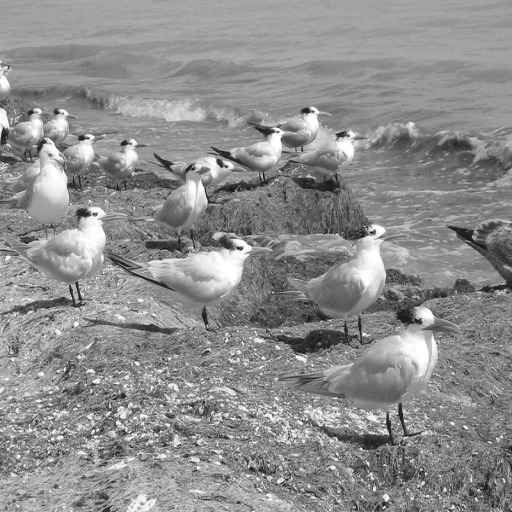
#> input picture Image_Dataset/Original_Images/Image_a.jpg, 512 x 512 px; its folder holds only this picture in this run
$ jupyter execute SpeckleNoise.ipynb
#> lines starting #> are read from the running program, lines starting #| are printed output that depends on the picture
[cell 1]
import os
import cv2
import numpy as np

[cell 2]
def add_speckle_noise(image, mean=0, std_dev=0.05):
    noise = np.random.normal(mean, std_dev, image.shape).astype(np.float32)
    noisy_image = image.astype(np.float32) + image.astype(np.float32) * noise
    noisy_image = np.clip(noisy_image, 0, 255).astype(np.uint8)
    return noisy_image

[cell 3]
source_folder = "../Image_Dataset/Original_Images"
destination_folder = "../Image_Dataset/Speckle_Images"
if not os.path.exists(destination_folder):
    os.makedirs(destination_folder)

[cell 4]
for filename in os.listdir(source_folder):
    image_path = os.path.join(source_folder, filename)
    if filename.lower().endswith(('.png', '.jpg', '.jpeg')):
        image = cv2.imread(image_path, cv2.IMREAD_GRAYSCALE)
#> image is the input picture: shape (512, 512); min 3, max 255, mean 141.7
        if image is not None:
            mean = 0
            std_dev = 0.05
            noisy_image = add_speckle_noise(image, mean, std_dev)
#> in add_speckle_noise, `noisy_image = image.astype(np.float32) + image.astype(np.float32) * no..`:
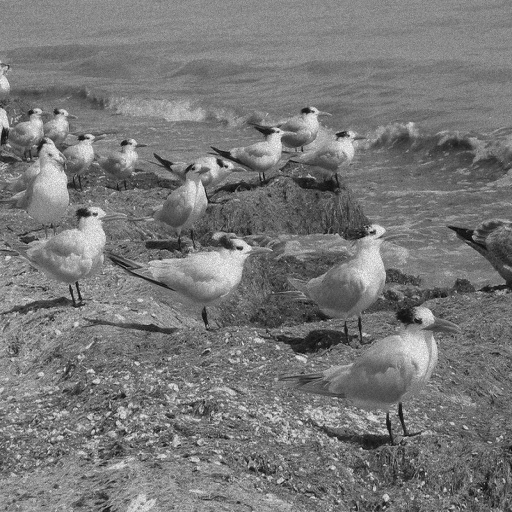
#> noisy_image: shape (512, 512) float32; min 2.93, max 296.6, mean 141.7; drawn with min black and max white
            noisy_image_path = os.path.join(destination_folder, f"SpeckeNoise_{filename}")
            cv2.imwrite(noisy_image_path, noisy_image)
            print(f"Processed and saved: {noisy_image_path}")
        else:
            print(f"Failed to read image: {image_path}")

print("Add Speckle noise successfully!")


$ run again, on Image_Dataset/Original_Images/Image_f.jpg
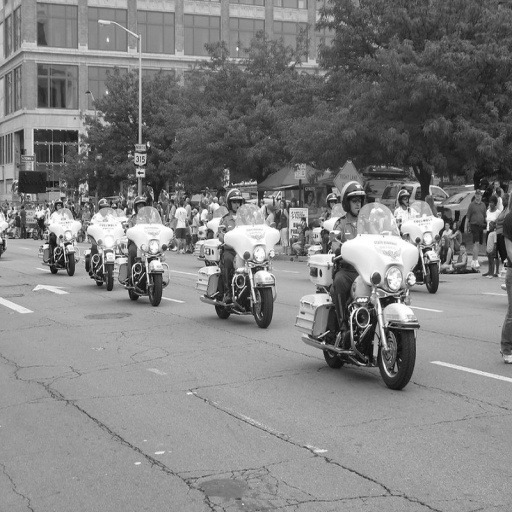
#> input picture Image_Dataset/Original_Images/Image_f.jpg, 512 x 512 px
#> image is the input picture: shape (512, 512); min 6, max 255, mean 128.6
#> in add_speckle_noise, `noisy_image = image.astype(np.float32) + image.astype(np.float32) * no..`:
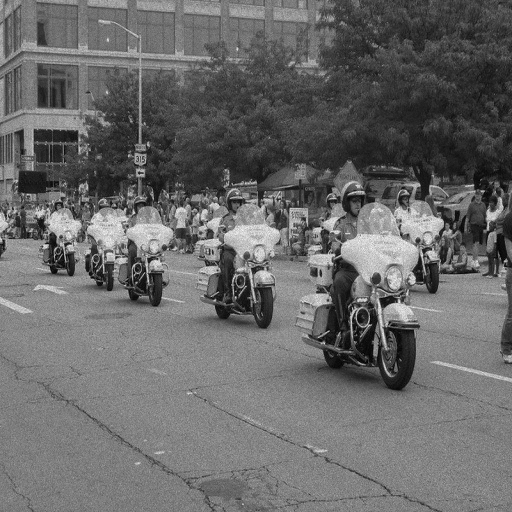
#> noisy_image: shape (512, 512) float32; min 6.05, max 301.1, mean 128.6; drawn with min black and max white

$ run again, on Image_Dataset/Original_Images/Image_g.jpg
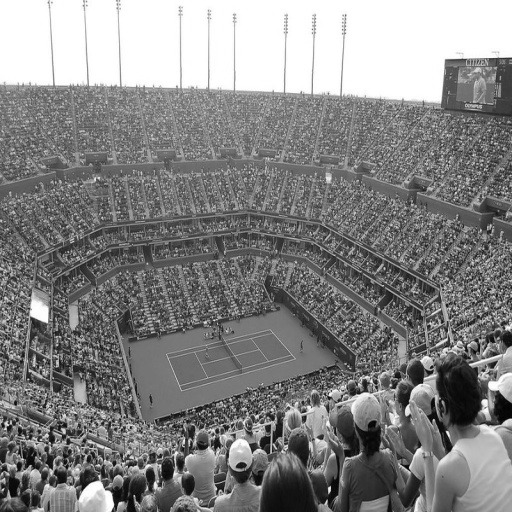
#> input picture Image_Dataset/Original_Images/Image_g.jpg, 512 x 512 px
#> image is the input picture: shape (512, 512); min 0, max 255, mean 132.3
#> in add_speckle_noise, `noisy_image = image.astype(np.float32) + image.astype(np.float32) * no..`:
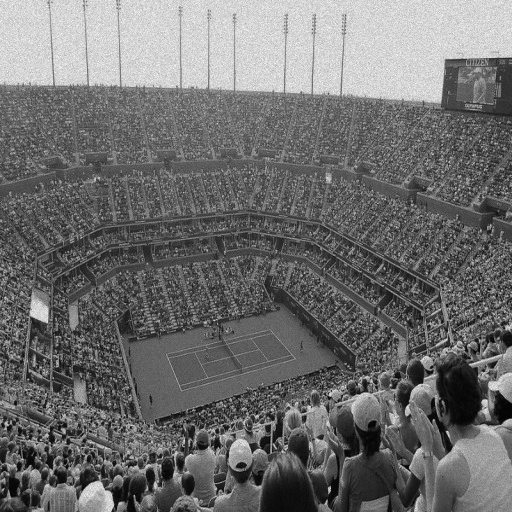
#> noisy_image: shape (512, 512) float32; min 0, max 303.9, mean 132.3; drawn with min black and max white
